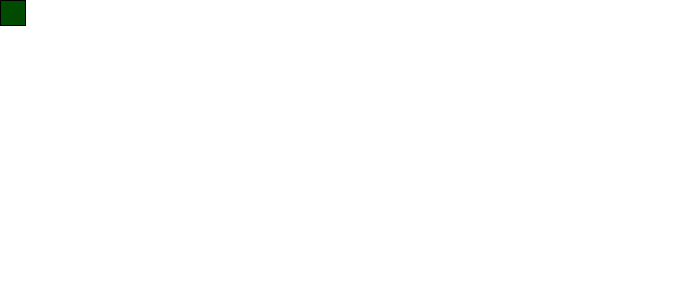
Frame 1 (no input)
Frame 60 (the mouse pressed at the canvas centre just before this capture): identical to frame 1, image omitted
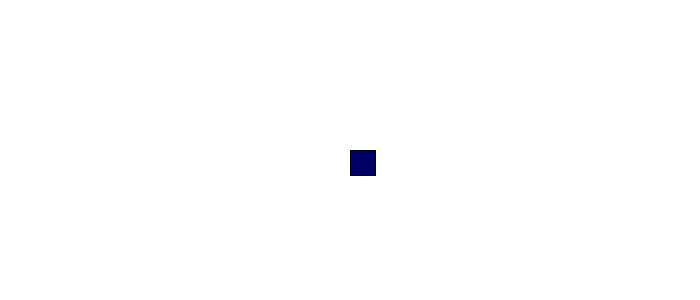
Frame 120 (the mouse held since frame 60 and released just before this capture)

The Processing sketch that drew these frames (run headless with seeded random() and noise(); from frame 60 on, the mouse is pressed at the canvas centre):

// Processing sketch: processing_151115
// ── processing_151115.pde

void setup(){
   size(700,300);
}
void draw(){
   background(255);
   fill(0,0,100);
   if(mouseX<70){
     fill(0,0,255);
   }
   if(mouseX>width-70){
     fill(255,0,0);
   }
   if(mouseY<50){
     fill(0,75,0);
   }
   if(mouseY>height-50){
     fill(0,0,150); 
   }     
   rect(mouseX,mouseY,25,25);
   }       
